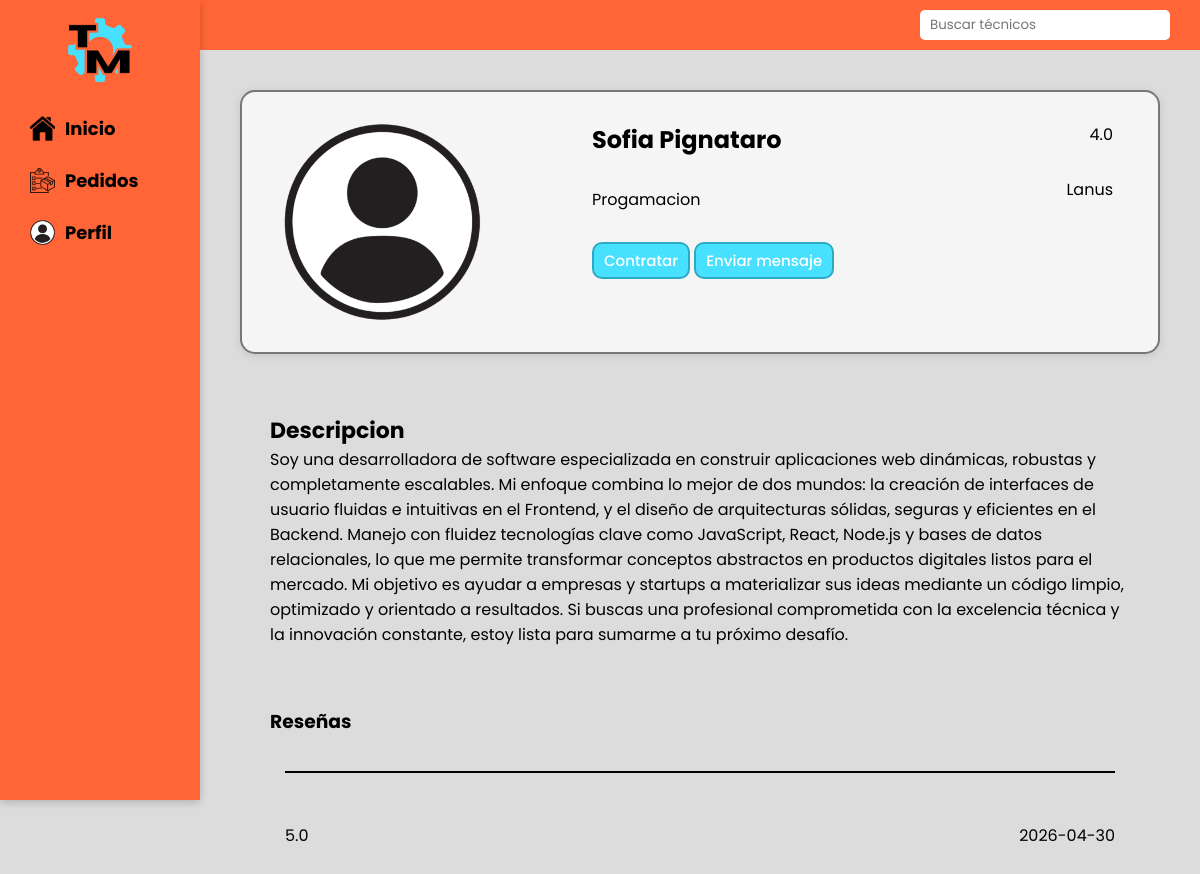
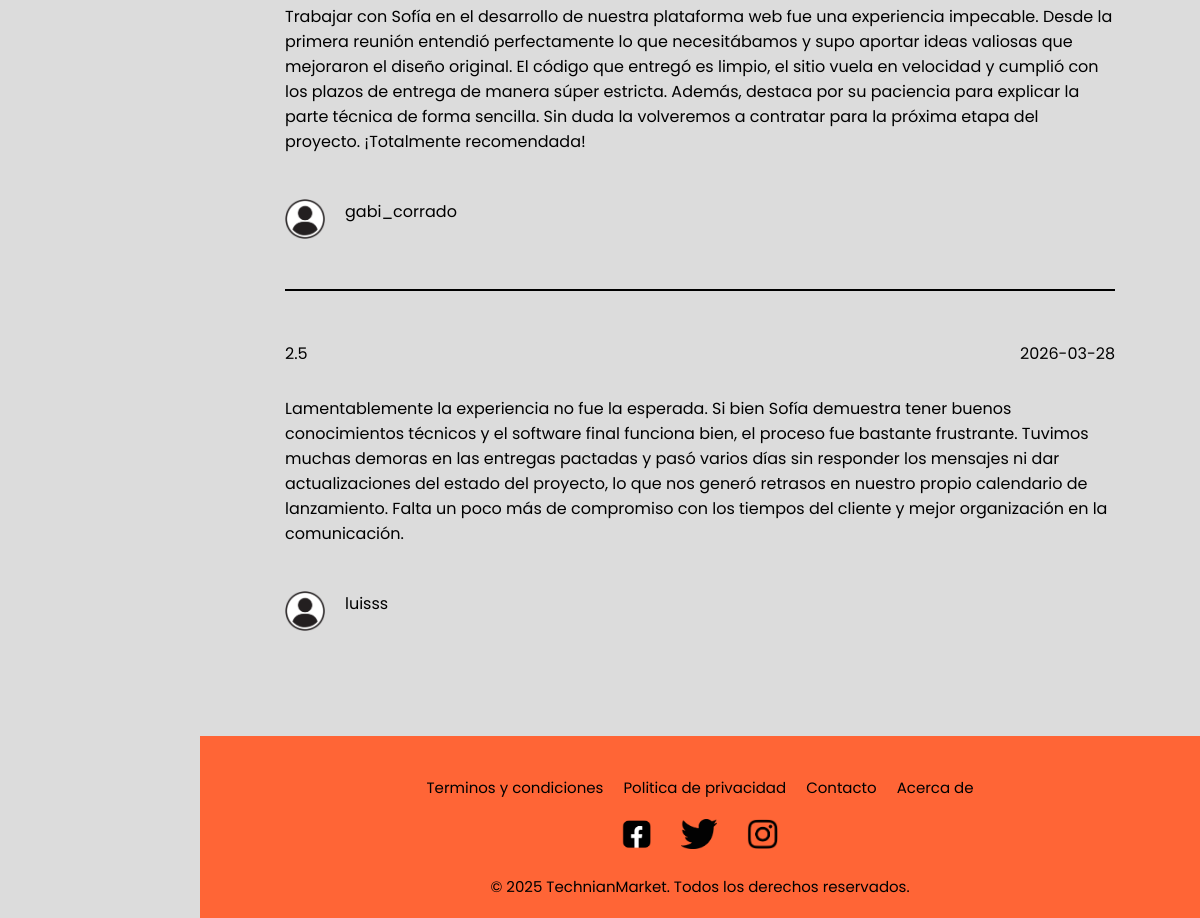
Page /tecnicos.php?id=5 on the committed database (2 pictures, top to bottom).
### tables this page shows
CREATE TABLE `tecnicos` (
  `id_tecnico` int(11) NOT NULL,
  `nombre` varchar(30) NOT NULL,
  `apellido` varchar(30) NOT NULL,
  `id_especialidad` int(11) NOT NULL,
  `zona` varchar(50) NOT NULL,
  `valoracion_media` decimal(2,1) NOT NULL
);

CREATE TABLE `especialidades` (
  `id_especialidad` int(11) NOT NULL,
  `nom_especialidad` varchar(40) NOT NULL
);

CREATE TABLE `descripcion` (
  `id_descripcion` int(11) NOT NULL,
  `id_tecnico` int(11) NOT NULL,
  `mensaje` text NOT NULL
);

CREATE TABLE `usuarios` (
  `id_usuario` int(11) NOT NULL,
  `nom_usuario` varchar(30) NOT NULL,
  `clave` varchar(30) NOT NULL
);

### tecnicos.php (the view, shortened to what this page needs)
<html lang="en">
<head>
    <link rel="stylesheet" href="tecnicos.css">
</head>
<body>
    <div class="top-bar">
        <div class="busqueda">
            <input type="text" placeholder="Buscar técnicos">
        </div>
    </div>
    <div class="container">
        <aside>
        <nav>
            <div class="logo">
                <img src="imagenes/logo.png" alt="">
            </div>
            <ul>
                <li><img src="imagenes/inicio.png" alt=""><a href="index.php">Inicio</a></li>
                <li><img src="imagenes/pedidos.png" alt=""><a href="pedidos.php">Pedidos</a></li>
                <li><img src="imagenes/perfil.png" alt=""><a href="perfil.php">Perfil</a></li>
            </ul>
        </nav>
        </aside>
            <main>
                        <?php
                        include("conexion.php");
                        $id_tecnico=$_GET["id"];
                        $sql="SELECT * FROM tecnicos WHERE id_tecnico = '$id_tecnico'";
                        $resultado=mysqli_query($conexion,$sql) or die("Error en SQL: " . mysqli_error($conexion));
                        $fila = mysqli_fetch_assoc($resultado);
                        $sql1="SELECT nom_especialidad FROM especialidades WHERE id_especialidad = {$fila['id_especialidad']}";
                        $res=mysqli_query($conexion, $sql1);
                        $fila_especialidad=mysqli_fetch_assoc($res);
                        $sql2="SELECT mensaje FROM descripcion WHERE id_tecnico = $id_tecnico";
                        $res2=mysqli_query($conexion, $sql2);
                        $fila_descripcion=mysqli_fetch_assoc($res2);
                        echo ('
                        <div class="tecnico">
                            <div class="data">
                            <img class="tecnico-ima" src="imagenes/perfil.png" alt="">
                            </div>
                            <div class="data">
                            <h2>'.$fila["nombre"].' '.$fila["apellido"].
                            '</h2>
                            <p>'.$fila_especialidad["nom_especialidad"].'</p>
                            <div class="tecnico-bot">
                            <button>Contratar</button>
                            <button>Enviar mensaje</button>
                            </div>
                            </div>
                            <div class="data-dos">
                                <p>'.$fila["valoracion_media"].'</p>
                                <p>'.$fila["zona"].'</p>
                            </div>
                        </div>
                        <div class="descripcion">
                            <h3>Descripcion</h3>
                            <p>'.$fila_descripcion["mensaje"].'</p>
                        </div>
                            ');
                        ?>
                        <div class="reseñas">
                            <h3>Reseñas</h3>
                        <?php
                        include("conexion.php");
                        $sql3="SELECT * FROM reseñas WHERE id_tecnico = $id_tecnico order by fecha desc";
                        $res3=mysqli_query($conexion, $sql3) or die("Error en la consulta de reseñas: " . mysqli_error($conexion));
                        while($fila_reseña= mysqli_fetch_assoc($res3)){
                        $sql4="SELECT nom_usuario FROM usuarios WHERE id_usuario = {$fila_reseña['id_usuario']}";
                        $res4=mysqli_query($conexion, $sql4);
                        $nombre=mysqli_fetch_assoc($res4);
                        echo '
                            <div class="reseña">
                            <div class="separar"></div>
                            <div class="info">
                            <p>'.$fila_reseña["valoracion"].'</p>
                            <p>'.$fila_reseña["fecha"].'</p>
                            </div>
                            <p>'.$fila_reseña["mensaje"].'</p>
                            <div class="info-dos">
                            <img src="imagenes/perfil.png">
                            <p>'.$nombre["nom_usuario"].'</p>
                            </div>
                            </div>
                        ';
                        }
                        ?>
                        </div>
            </main>
            <footer>
        <div class="footer-links">
            <ul>
                <li><a href="">Terminos y condiciones</a></li>
                <li><a href="">Politica de privacidad</a></li>
                <li><a href="">Contacto</a></li>
                <li><a href="">Acerca de</a></li>
            </ul>
        </div>
        <div class="footer-media">
            <ul>
                <li><a target="_blank" href="https://www.facebook.com/"><img src="imagenes\facebook.png" alt=""></a></li>
                <li><a target="_blank" href="https://x.com/"><img src="imagenes\twitter.png" alt=""></a></li>
                <li><a target="_blank" href="https://www.instagram.com/"><img src="imagenes\instagram.png" alt=""></a></li>
            </ul>
        </div>
        <p>© 2025 TechnianMarket. Todos los derechos reservados.</p>
        </footer>
        </div>
</body>
</html>

### tecnicos.css (style rules this page uses)
* { margin: 0; padding: 0; box-sizing: border-box; font-family:"Poppins", Arial, Helvetica, sans-serif; }
body { background-color: rgb(220, 220, 220); scroll-behavior: smooth; }
.top-bar { width: calc(100%-200px); height: 50px; background-color:#ff6536; display: flex; justify-content: end; align-items: center; }
.busqueda { display: flex; align-items: center; gap: 10px; margin-right: 30px; }
.busqueda input { padding: 5px 10px; border: none; border-radius: 5px; width: 250px; outline: none; transition: 0.3s ease; }
.logo { display: flex; justify-content: center; width: 200px; }
.logo img { display: block; width: 80px; height: 80px; cursor: pointer; }
aside { width: 200px; height: 100vh; background-color:#ff6536; color: white; padding: 10px 0; position: fixed; top: 0; left: 0; z-index: 2; box-shadow: 0 2px 8px 0 rgba(0,0,0,0.2); }
aside ul { list-style: none; margin: 20px 0 0 20px; }
aside li { width: fit-content; font-weight: bold; margin-bottom: 15px; padding: 5px 10px; border-radius: 15px; display: flex; flex-direction: row; align-items: center; gap: 10px; transition: background-color 0.2s ease; }
aside a { color: rgb(0, 0, 0); text-decoration: none; font-size: 18px; }
aside img { width: 25px; height: 25px; }
.container { margin-left: 200px; }
main { padding: 40px; flex: 1; }
footer { margin-top: 20px; background-color: #ff6536; color: black; width: 100%; padding: 20px 0; text-align: center; font-size: 15px; bottom:0; }
.footer-links ul { list-style: none; display: flex; flex-wrap: wrap; justify-content: center; gap: 20px; margin: 20px 0; }
.footer-links a { text-decoration: none; color: black; transition: text-decoration 0.3s; }
.footer-media ul { list-style: none; display: flex; justify-content: center; gap: 30px; margin: 20px 0; }
.footer-media img { background-attachment: fixed; width: auto; height: 30px; }
footer p { font-size: 15px; color: black; }
.tecnico { background-color: whitesmoke; padding: 10px 20px; border-radius: 15px; box-shadow: 0 2px 8px rgba(0,0,0,0.1); text-align: center; border: solid 2px #777; transition: transform 0.3s ease, box-shadow 0.3s ease; animation: aparecer 0.5s ease; display: flex; gap:70px }
.tecnico-ima { width: 200px; height: 200px; border-radius: 50%; object-fit: cover; }
.tecnico-bot button { padding: 5px 10px; border-radius: 10px; font-size: 15px; border-style: solid; transition: background-color 0.3s ease; background-color: #47e0ff; color: white; font-weight: 500; cursor: pointer; border-color:#2caac4; }
.data, .data-dos { display: flex; flex-direction: column; gap: 30px; text-align: left; margin: 20px; }
.data-dos { flex: 1; text-align: right; margin-right: 25px; }
.descripcion, .reseñas { margin:30px; margin-top: 60px; }
.descripcion h3 { font-size: 22px; }
.info { display: flex; justify-content: space-between; }
.info-dos { display: flex; gap:20px; padding-top: 15px; }
.info-dos img { width:40px; height: 40px; }
.separar { width: 100%; height: 2px; background-color: black; color: black; margin: 20px auto; }
.reseña { display: flex; flex-direction: column; text-align: left; padding: 15px; gap: 30px; }

### rows in the picture
tecnicos: nombre "Sofia", apellido "Pignataro", valoracion_media "4.0", zona "Lanus"
especialidades: nom_especialidad "Progamacion"
descripcion: mensaje "Soy una desarrolladora de software especializada en construir aplicaciones web dinámicas, robustas y completamente escalables. Mi enfoque combina lo mejor de dos mundos: la creación de interfaces de usuario fluidas e intuitivas en el Frontend, y el diseño de arquitecturas sólidas, seguras y eficientes en el Backend. Manejo con fluidez tecnologías clave como JavaScript, React, Node.js y bases de datos relacionales, lo que me permite transformar conceptos abstractos en productos digitales listos para el mercado. Mi objetivo es ayudar a empresas y startups a materializar sus ideas mediante un código limpio, optimizado y orientado a resultados. Si buscas una profesional comprometida con la…"
reseñas: valoracion "5.0", fecha "2026-04-30", mensaje "Trabajar con Sofía en el desarrollo de nuestra plataforma web fue una experiencia impecable. Desde la primera reunión entendió perfectamente lo que necesitábamos y supo aportar ideas valiosas que mejoraron el diseño original. El código que entregó es limpio, el sitio vuela en velocidad y cumplió con los plazos de entrega de manera súper estricta. Además, destaca por su paciencia para explicar la parte técnica de forma sencilla. Sin duda la volveremos a contratar para la próxima etapa del proyecto. ¡Totalmente recomendada!", id_usuario.nom_usuario "gabi_corrado"
reseñas: valoracion "2.5", fecha "2026-03-28", mensaje "Lamentablemente la experiencia no fue la esperada. Si bien Sofía demuestra tener buenos conocimientos técnicos y el software final funciona bien, el proceso fue bastante frustrante. Tuvimos muchas demoras en las entregas pactadas y pasó varios días sin responder los mensajes ni dar actualizaciones del estado del proyecto, lo que nos generó retrasos en nuestro propio calendario de lanzamiento. Falta un poco más de compromiso con los tiempos del cliente y mejor organización en la comunicación.", id_usuario.nom_usuario "luisss"
